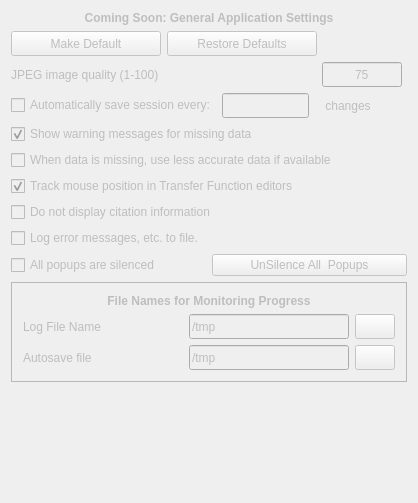
<?xml version="1.0" encoding="UTF-8"?>
<ui version="4.0">
 <class>appSettingsTab</class>
 <widget class="QWidget" name="appSettingsTab">
  <property name="geometry">
   <rect>
    <x>0</x>
    <y>0</y>
    <width>418</width>
    <height>503</height>
   </rect>
  </property>
  <property name="minimumSize">
   <size>
    <width>418</width>
    <height>400</height>
   </size>
  </property>
  <property name="maximumSize">
   <size>
    <width>418</width>
    <height>1200</height>
   </size>
  </property>
  <property name="baseSize">
   <size>
    <width>415</width>
    <height>0</height>
   </size>
  </property>
  <property name="windowTitle">
   <string>Form1</string>
  </property>
  <property name="whatsThis">
   <string>&lt;html&gt;&lt;head/&gt;&lt;body&gt;&lt;p&gt;This panel specifies application settings currently in use. Click &amp;quot;Make default&amp;quot; if you want these settings to apply the next time you start VAPOR.&lt;/p&gt;&lt;/body&gt;&lt;/html&gt;</string>
  </property>
  <layout class="QHBoxLayout" name="horizontalLayout">
   <item>
    <layout class="QVBoxLayout" name="verticalLayout">
     <item>
      <widget class="QLabel" name="textLabel1_9">
       <property name="enabled">
        <bool>false</bool>
       </property>
       <property name="text">
        <string>&lt;html&gt;&lt;head/&gt;&lt;body&gt;&lt;p&gt;&lt;span style=&quot; font-weight:600;&quot;&gt;Coming Soon: General Application Settings&lt;/span&gt;&lt;/p&gt;&lt;/body&gt;&lt;/html&gt;</string>
       </property>
       <property name="alignment">
        <set>Qt::AlignCenter</set>
       </property>
       <property name="wordWrap">
        <bool>true</bool>
       </property>
      </widget>
     </item>
     <item>
      <layout class="QHBoxLayout" name="_10">
       <item>
        <widget class="QPushButton" name="saveButton">
         <property name="enabled">
          <bool>false</bool>
         </property>
         <property name="minimumSize">
          <size>
           <width>150</width>
           <height>25</height>
          </size>
         </property>
         <property name="maximumSize">
          <size>
           <width>100</width>
           <height>32767</height>
          </size>
         </property>
         <property name="text">
          <string>Make Default</string>
         </property>
         <property name="shortcut">
          <string/>
         </property>
         <property name="autoDefault">
          <bool>true</bool>
         </property>
         <property name="default">
          <bool>true</bool>
         </property>
        </widget>
       </item>
       <item>
        <widget class="QPushButton" name="defaultButton">
         <property name="enabled">
          <bool>false</bool>
         </property>
         <property name="minimumSize">
          <size>
           <width>150</width>
           <height>25</height>
          </size>
         </property>
         <property name="toolTip">
          <string>Click to reset all user preferences and parameter values to their original default values</string>
         </property>
         <property name="text">
          <string>Restore Defaults</string>
         </property>
         <property name="shortcut">
          <string/>
         </property>
         <property name="autoRepeat">
          <bool>false</bool>
         </property>
         <property name="autoDefault">
          <bool>false</bool>
         </property>
        </widget>
       </item>
       <item>
        <spacer name="spacer205">
         <property name="orientation">
          <enum>Qt::Horizontal</enum>
         </property>
         <property name="sizeType">
          <enum>QSizePolicy::Expanding</enum>
         </property>
         <property name="sizeHint" stdset="0">
          <size>
           <width>71</width>
           <height>20</height>
          </size>
         </property>
        </spacer>
       </item>
      </layout>
     </item>
     <item>
      <layout class="QHBoxLayout" name="_3">
       <item>
        <layout class="QVBoxLayout" name="_4">
         <item>
          <layout class="QGridLayout" name="_5">
           <item row="1" column="1">
            <widget class="QLineEdit" name="autosaveIntervalEdit">
             <property name="enabled">
              <bool>false</bool>
             </property>
             <property name="minimumSize">
              <size>
               <width>0</width>
               <height>25</height>
              </size>
             </property>
             <property name="maximumSize">
              <size>
               <width>87</width>
               <height>32767</height>
              </size>
             </property>
             <property name="toolTip">
              <string>Specify the number of session changes per auto save</string>
             </property>
             <property name="whatsThis">
              <string>If the session change interval is positive and if the automatic save checkbox is checked, then every time the specified number of session changes has been made the current session is saved to the session autosave file.  This is useful if there is a likelihood of crash or of terminating the application, and you would like to be able to recover your last session.</string>
             </property>
             <property name="alignment">
              <set>Qt::AlignHCenter</set>
             </property>
            </widget>
           </item>
           <item row="0" column="2">
            <widget class="QLineEdit" name="jpegQualityEdit">
             <property name="enabled">
              <bool>false</bool>
             </property>
             <property name="minimumSize">
              <size>
               <width>0</width>
               <height>25</height>
              </size>
             </property>
             <property name="maximumSize">
              <size>
               <width>80</width>
               <height>32767</height>
              </size>
             </property>
             <property name="toolTip">
              <string>Specify a quality level of the JPEG files to be created</string>
             </property>
             <property name="text">
              <string>75</string>
             </property>
             <property name="alignment">
              <set>Qt::AlignHCenter</set>
             </property>
            </widget>
           </item>
           <item row="1" column="0">
            <widget class="QCheckBox" name="autosaveCheckbox">
             <property name="enabled">
              <bool>false</bool>
             </property>
             <property name="toolTip">
              <string>Check to enable automatic session saving</string>
             </property>
             <property name="whatsThis">
              <string>If the session change interval is positive and if the automatic save checkbox is checked, then every time the specified number of session changes has been made the current session is saved to the session autosave file.  This is useful if there is a likelihood of crash or of terminating the application, and you would like to be able to recover your last session.</string>
             </property>
             <property name="text">
              <string>Automatically save session every:</string>
             </property>
            </widget>
           </item>
           <item row="1" column="2">
            <widget class="QLabel" name="textLabel1_8">
             <property name="enabled">
              <bool>false</bool>
             </property>
             <property name="minimumSize">
              <size>
               <width>85</width>
               <height>0</height>
              </size>
             </property>
             <property name="maximumSize">
              <size>
               <width>80</width>
               <height>16777215</height>
              </size>
             </property>
             <property name="text">
              <string> changes</string>
             </property>
             <property name="alignment">
              <set>Qt::AlignLeading|Qt::AlignLeft|Qt::AlignVCenter</set>
             </property>
             <property name="wordWrap">
              <bool>false</bool>
             </property>
            </widget>
           </item>
           <item row="0" column="1">
            <spacer name="spacer2_2_3">
             <property name="orientation">
              <enum>Qt::Horizontal</enum>
             </property>
             <property name="sizeType">
              <enum>QSizePolicy::Expanding</enum>
             </property>
             <property name="sizeHint" stdset="0">
              <size>
               <width>69</width>
               <height>21</height>
              </size>
             </property>
            </spacer>
           </item>
           <item row="0" column="0">
            <widget class="QLabel" name="textLabel1_2_3">
             <property name="enabled">
              <bool>false</bool>
             </property>
             <property name="toolTip">
              <string>Specify a value between 1 and 100 to control the image quality in a saved jpeg file.</string>
             </property>
             <property name="text">
              <string>JPEG image quality (1-100)</string>
             </property>
             <property name="wordWrap">
              <bool>false</bool>
             </property>
            </widget>
           </item>
          </layout>
         </item>
         <item>
          <widget class="QCheckBox" name="warnMissingDataCheckbox">
           <property name="enabled">
            <bool>false</bool>
           </property>
           <property name="toolTip">
            <string>When checked a warning message will be presented if data is unavailable</string>
           </property>
           <property name="text">
            <string>Show warning messages for missing data</string>
           </property>
           <property name="checked">
            <bool>true</bool>
           </property>
          </widget>
         </item>
         <item>
          <widget class="QCheckBox" name="lowerAccuracyCheckbox">
           <property name="enabled">
            <bool>false</bool>
           </property>
           <property name="toolTip">
            <string>If requested refinement or compression level is unavailable, use the highest available level, with no warning message</string>
           </property>
           <property name="text">
            <string>When data is missing, use less accurate data if available</string>
           </property>
          </widget>
         </item>
         <item>
          <widget class="QCheckBox" name="trackMouseCheckbox">
           <property name="enabled">
            <bool>false</bool>
           </property>
           <property name="toolTip">
            <string>Check to display position, color, opacity at mouse position in editor</string>
           </property>
           <property name="text">
            <string>Track mouse position in Transfer Function editors</string>
           </property>
           <property name="checked">
            <bool>true</bool>
           </property>
          </widget>
         </item>
         <item>
          <widget class="QCheckBox" name="noShowCitationCheckbox">
           <property name="enabled">
            <bool>false</bool>
           </property>
           <property name="toolTip">
            <string>Don't display the reminder to cite VAPOR when an image is saved.</string>
           </property>
           <property name="text">
            <string>Do not display citation information</string>
           </property>
          </widget>
         </item>
         <item>
          <widget class="QCheckBox" name="logfileCheckbox">
           <property name="enabled">
            <bool>false</bool>
           </property>
           <property name="toolTip">
            <string>Check box to write errors, warnings, diagnostics, etc. to specified log file</string>
           </property>
           <property name="text">
            <string>Log error messages, etc. to file.</string>
           </property>
          </widget>
         </item>
         <item>
          <layout class="QHBoxLayout" name="horizontalLayout_2">
           <item>
            <widget class="QCheckBox" name="silenceCheckbox">
             <property name="enabled">
              <bool>false</bool>
             </property>
             <property name="toolTip">
              <string>Check to silence all popups.  Uncheck to resume popups that have not been silenced.</string>
             </property>
             <property name="text">
              <string>All popups are silenced</string>
             </property>
            </widget>
           </item>
           <item>
            <widget class="QPushButton" name="unsilenceButton">
             <property name="enabled">
              <bool>false</bool>
             </property>
             <property name="toolTip">
              <string>Click to make all silenced messages display when appropriate.</string>
             </property>
             <property name="text">
              <string>UnSilence All  Popups</string>
             </property>
            </widget>
           </item>
          </layout>
         </item>
         <item>
          <layout class="QHBoxLayout" name="horizontalLayout_8"/>
         </item>
        </layout>
       </item>
      </layout>
     </item>
     <item>
      <widget class="QFrame" name="frame10">
       <property name="whatsThis">
        <string>The log file and session autosave file are written to disk as often as required by the user.  The contents of the log file are established by the message logging limit values (below).  The frequency of the session autosave is set by the &quot;automaticalyy save session...&quot; values above.</string>
       </property>
       <property name="frameShape">
        <enum>QFrame::StyledPanel</enum>
       </property>
       <property name="frameShadow">
        <enum>QFrame::Raised</enum>
       </property>
       <layout class="QHBoxLayout" name="_6">
        <item>
         <layout class="QVBoxLayout" name="_7">
          <item>
           <widget class="QLabel" name="textLabel1_4">
            <property name="enabled">
             <bool>false</bool>
            </property>
            <property name="text">
             <string>&lt;b&gt;File Names for Monitoring Progress&lt;/b&gt;</string>
            </property>
            <property name="alignment">
             <set>Qt::AlignCenter</set>
            </property>
            <property name="wordWrap">
             <bool>true</bool>
            </property>
           </widget>
          </item>
          <item>
           <layout class="QHBoxLayout" name="_8">
            <item>
             <widget class="QLabel" name="textLabel1_2_4">
              <property name="enabled">
               <bool>false</bool>
              </property>
              <property name="text">
               <string>Log File Name</string>
              </property>
              <property name="wordWrap">
               <bool>false</bool>
              </property>
             </widget>
            </item>
            <item>
             <spacer name="spacer84">
              <property name="orientation">
               <enum>Qt::Horizontal</enum>
              </property>
              <property name="sizeType">
               <enum>QSizePolicy::Expanding</enum>
              </property>
              <property name="sizeHint" stdset="0">
               <size>
                <width>82</width>
                <height>20</height>
               </size>
              </property>
             </spacer>
            </item>
            <item>
             <widget class="QLineEdit" name="logFilePathEdit">
              <property name="enabled">
               <bool>false</bool>
              </property>
              <property name="minimumSize">
               <size>
                <width>160</width>
                <height>25</height>
               </size>
              </property>
              <property name="toolTip">
               <string>Specify the log file name (on Unix,  specify &quot;stderr&quot; for logging to console)</string>
              </property>
              <property name="whatsThis">
               <string>The log file name will be used to write diagnostics, warnings and errors to file.  On unix platforms, if the log file name is &quot;stderr&quot; or if the environment variable &quot;VAPOR_DEBUG&quot; is set, then these messages will be written to the console.</string>
              </property>
              <property name="text">
               <string>/tmp</string>
              </property>
              <property name="readOnly">
               <bool>false</bool>
              </property>
             </widget>
            </item>
            <item>
             <widget class="QPushButton" name="logFilePathButton">
              <property name="enabled">
               <bool>false</bool>
              </property>
              <property name="minimumSize">
               <size>
                <width>0</width>
                <height>25</height>
               </size>
              </property>
              <property name="toolTip">
               <string>Specify Log File Name</string>
              </property>
              <property name="text">
               <string/>
              </property>
              <property name="autoDefault">
               <bool>false</bool>
              </property>
             </widget>
            </item>
           </layout>
          </item>
          <item>
           <layout class="QHBoxLayout" name="_9">
            <item>
             <widget class="QLabel" name="textLabel1_2_5_2_2">
              <property name="enabled">
               <bool>false</bool>
              </property>
              <property name="toolTip">
               <string>Name of file where sessions are automatically saved</string>
              </property>
              <property name="whatsThis">
               <string>The file specified for auto save is overwritten every time there is an automatic session save</string>
              </property>
              <property name="text">
               <string>Autosave file</string>
              </property>
              <property name="wordWrap">
               <bool>false</bool>
              </property>
             </widget>
            </item>
            <item>
             <spacer name="spacer85">
              <property name="orientation">
               <enum>Qt::Horizontal</enum>
              </property>
              <property name="sizeType">
               <enum>QSizePolicy::Expanding</enum>
              </property>
              <property name="sizeHint" stdset="0">
               <size>
                <width>82</width>
                <height>20</height>
               </size>
              </property>
             </spacer>
            </item>
            <item>
             <widget class="QLineEdit" name="autosaveFilenameEdit">
              <property name="enabled">
               <bool>false</bool>
              </property>
              <property name="minimumSize">
               <size>
                <width>160</width>
                <height>25</height>
               </size>
              </property>
              <property name="toolTip">
               <string>Specify the file name and path (if not in the current directory) where sessions are automatically saved</string>
              </property>
              <property name="whatsThis">
               <string>The file specified for auto save is overwritten every time there is an automatic session save</string>
              </property>
              <property name="text">
               <string>/tmp</string>
              </property>
             </widget>
            </item>
            <item>
             <widget class="QPushButton" name="autosavePathButton">
              <property name="enabled">
               <bool>false</bool>
              </property>
              <property name="minimumSize">
               <size>
                <width>0</width>
                <height>25</height>
               </size>
              </property>
              <property name="toolTip">
               <string>Click to choose session auto save filename</string>
              </property>
              <property name="whatsThis">
               <string>The file specified for auto save is overwritten every time there is an automatic session save</string>
              </property>
              <property name="text">
               <string/>
              </property>
              <property name="autoDefault">
               <bool>false</bool>
              </property>
             </widget>
            </item>
           </layout>
          </item>
         </layout>
        </item>
       </layout>
      </widget>
     </item>
     <item>
      <spacer name="spacer202">
       <property name="orientation">
        <enum>Qt::Vertical</enum>
       </property>
       <property name="sizeType">
        <enum>QSizePolicy::Expanding</enum>
       </property>
       <property name="sizeHint" stdset="0">
        <size>
         <width>20</width>
         <height>17</height>
        </size>
       </property>
      </spacer>
     </item>
    </layout>
   </item>
  </layout>
 </widget>
 <layoutdefault spacing="6" margin="11"/>
 <resources/>
 <connections/>
</ui>
